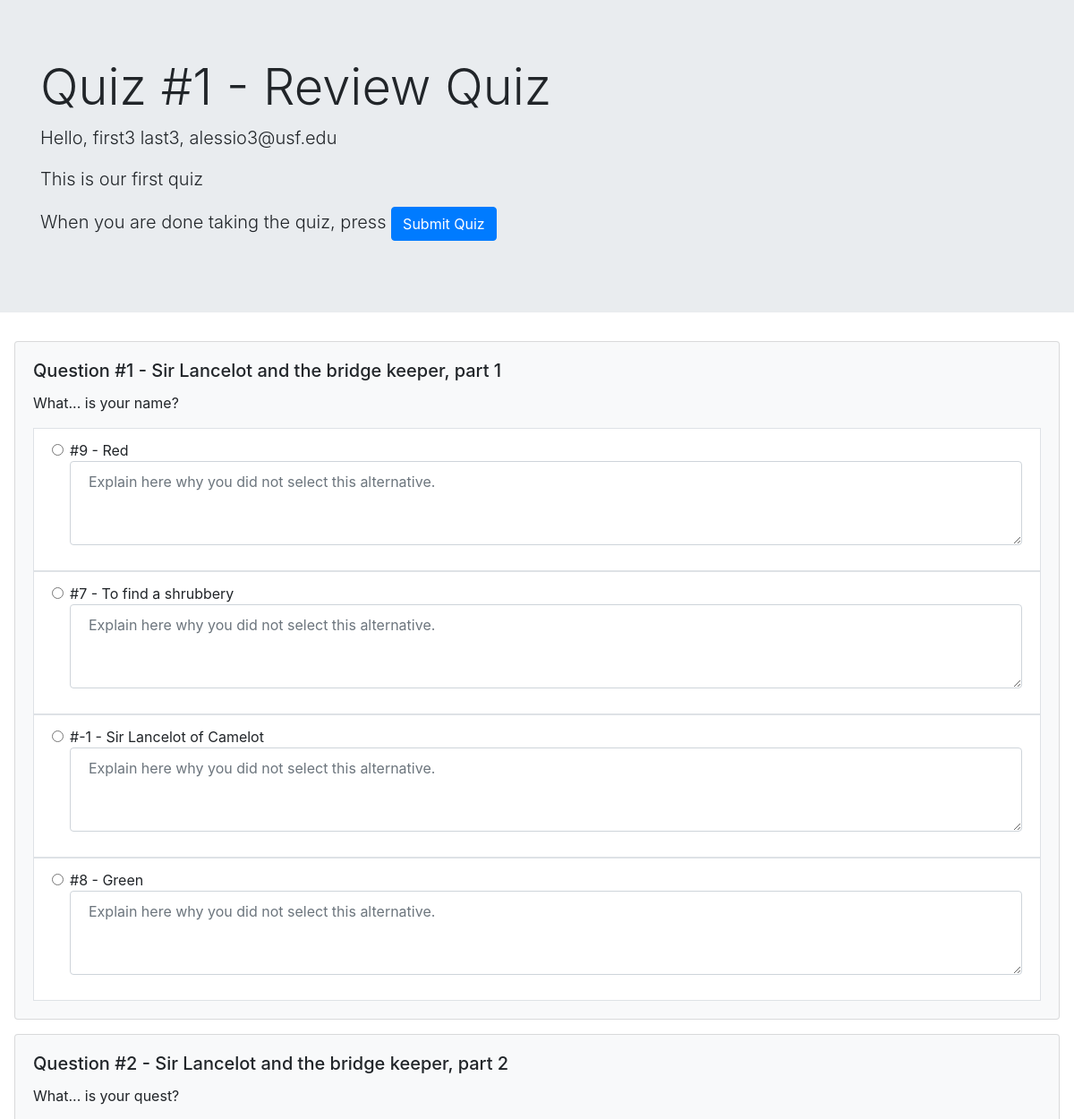
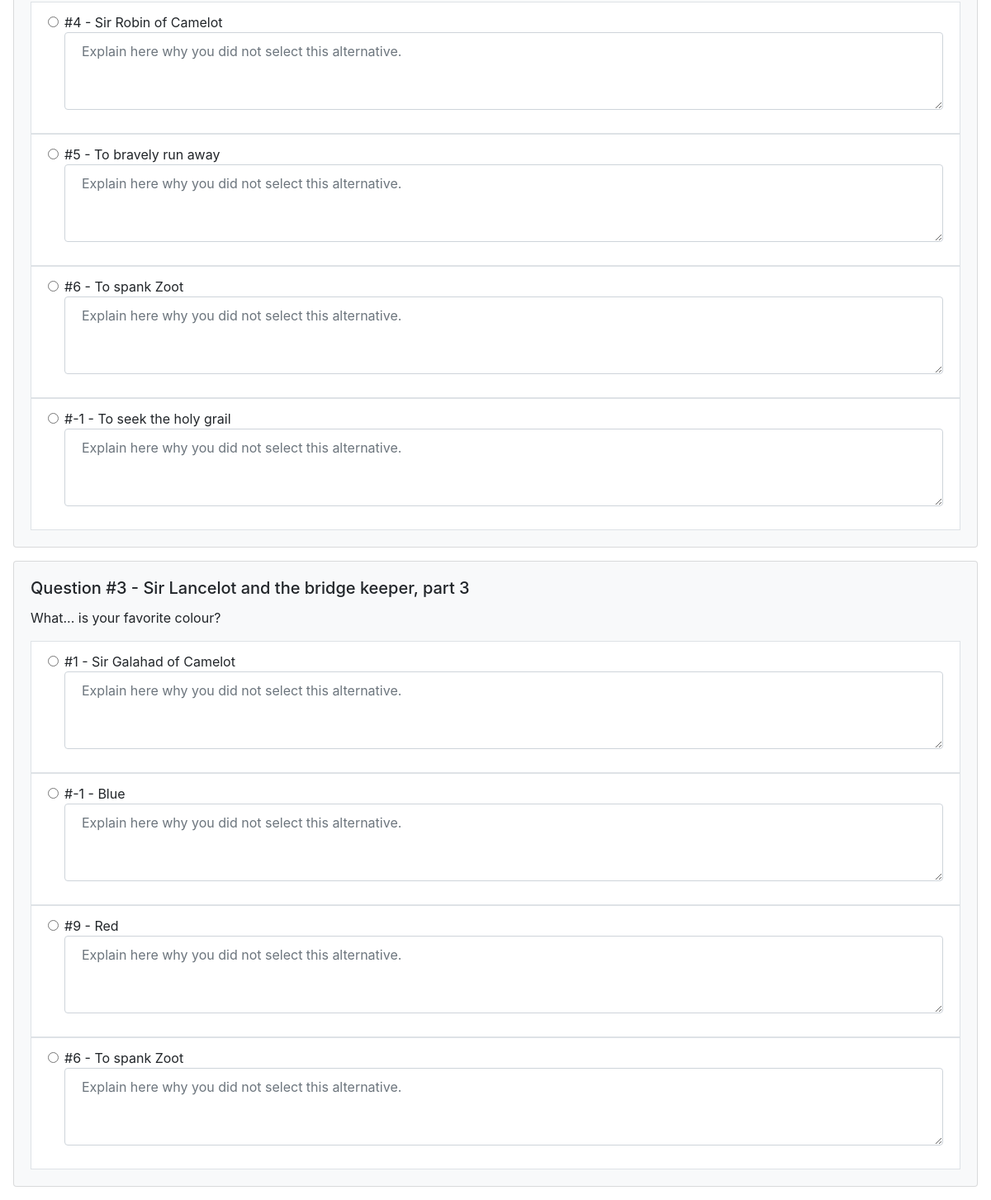
/student/1 (signed in), run on the app's committed database (2 pictures, top to bottom).
### evopie/models.py (models this page shows, shortened)
class Quiz(DB.Model):
    id = DB.Column(DB.Integer, primary_key=True)
    author_id = DB.Column(DB.Integer, DB.ForeignKey('user.id'))
    quiz_questions = DB.relationship('QuizQuestion', secondary=relation_questions_vs_quizzes, lazy='subquery',
       backref=DB.backref('quizzes', lazy=True))
    quiz_attempts = DB.relationship('QuizAttempt', backref='quiz', lazy=True)
    title = DB.Column(DB.String)
    description = DB.Column(DB.String)
    author_tags = DB.Column(DB.String)

class User(UserMixin, DB.Model):
    id = DB.Column(DB.Integer, primary_key=True)
    email = DB.Column(DB.String)
    first_name = DB.Column(DB.String)
    last_name = DB.Column(DB.String)
    password = DB.Column(DB.String)
    role = DB.Column(DB.String)
    quizzes = DB.relationship('Quiz', backref='author', lazy=True)
    quiz_attempts = DB.relationship('QuizAttempt', backref='student', lazy=True)
    def is_student(self):
        return self.role == "STUDENT"

class Question(DB.Model):
    id = DB.Column(DB.Integer, primary_key=True)
    title = DB.Column(DB.String, nullable=False)
    stem = DB.Column(DB.String, nullable=False)
    answer = DB.Column(DB.String, nullable=False)
    distractors = DB.relationship('Distractor', backref='question', lazy=True)
    quiz_questions = DB.relationship('QuizQuestion', backref='question', lazy=True)

class Distractor(DB.Model):
    id = DB.Column(DB.Integer, primary_key=True)
    answer = DB.Column(DB.String, nullable=False)
    question_id = DB.Column(None, DB.ForeignKey('question.id'))

### evopie/routes_mcq.py (the view)
@mcq.route('/student/<int:qid>', methods=['GET'])
@login_required
def get_student(qid):
    if not current_user.is_student():
        response = ('You are not allowed to take this quiz', 403, {"Content-Type": "application/json"})
        return make_response(response)
    q = models.Quiz.query.get_or_404(qid)
    u = models.User.query.get_or_404(current_user.id)
    a = models.QuizAttempt.query.filter_by(student_id=current_user.id).filter_by(quiz_id=qid).all()
    if a:
        step = 2
    else:
        step = 1
    quiz_questions = [question.dump_as_dict() for question in q.quiz_questions]
    return render_template('student.html', step=step, quiz=q, questions=quiz_questions, student=u, attempt=a)

### evopie/__init__.py (called while the page is built)
@login_manager.user_loader
def load_user(user_id):
    return User.query.get(int(user_id))

### evopie/models.py (called while the page is built)
    def dump_as_dict(self):
        result = {  "id" : self.id,
                    "title": self.question.title,
                    "stem": self.question.stem,
                    "answer": self.question.answer,
                    "alternatives": [] }
        tmp1 = [] # list of distractors IDs, -1 for right answer
        tmp2 = [] # list of alternatives, including the right answer
        tmp1.append(-1)
        tmp2.append(self.question.answer)
        for d in self.distractors:
            tmp1.append(d.id)
            tmp2.append(d.answer)
        result['alternatives'] = [list(tup) for tup in zip(tmp1,tmp2)]
        shuffle(result['alternatives'])
        return result

### evopie/templates/student.html (shortened to what this page needs)
{% extends 'base.html' %}
{% block content %}
<div class="jumbotron jumbotron-fluid">
    <div class="container">
        <h1 class="display-4">Quiz #{{quiz.id}} - {{quiz.title}}</h1>
        <p class="lead">
            Hello, {{student.first_name}} {{student.last_name}}, {{student.email}}
        </p>
        <p class="lead">
            {{quiz.description}}
        </p>
        <p class="lead">
            When you are done taking the quiz, press <button class="btn btn-primary" onclick="submitQuiz()">Submit Quiz</button>
        </p>
    </div>
</div>
        {% for q in questions %}
            <div class="card bg-light m-3">
                <div class="card-body" bg-light>
                    <h5 class="card-title">Question #{{q.id}} - {{q.title}}</h5>
                    <p class="card-text">{{q.stem}}</p>
                    <ul class="list-group list-group-flush">
                    {% for id,alt in q.alternatives %}
                        <li class="list-group-item border border-primaryrounded">
                            <div class="form-group">
                                <div id="alternative_{{q.id}}_{{id}}"
                                    class="form-check">
                                    <input type="radio"
                                        name="question_{{q.id}}"
                                        id="alternative_{{q.id}}_{{id}}_check" value="{{id}}"
                                        class="form-check-input"></input>
                                    <label for="alternative_{{q.id}}_{{id}}_check"
                                        class="form-check-label">#{{id}} - {{alt}}</label>
                                    <textarea
                                        id="alternative_{{q.id}}_{{id}}_justify" name="alternative_{{q.id}}_{{id}}_justify"
                                        class="form-control reveal-if-not-selected"
                                        rows="3"
                                        placeholder="Explain here why you did not select this alternative."></textarea>
                                </div>
                            </div>
                        </li>
                    {% endfor %}
                    </ul>
                </div>
            </div>
        {% endfor %}
{% endblock %}

### evopie/templates/base.html (style rules this page uses)
.reveal-if-not-selected { opacity: 1; max-height: 100px; overflow: visible; padding: 10px 20px; }

### data on the page
Quiz: id "1", title "Review Quiz", description "This is our first quiz"
User: first_name "first3", last_name "last3", email "alessio3@usf.edu"
Question: id "1", title "Sir Lancelot and the bridge keeper, part 1", stem "What... is your name?", id "-1", answer "Sir Lancelot of Camelot", id "Explain here why you did not select this alternative."
Distractor: id "9", answer "Red", id "Explain here why you did not select this alternative."
Distractor: id "7", answer "To find a shrubbery", id "Explain here why you did not select this alternative."
Distractor: id "8", answer "Green", id "Explain here why you did not select this alternative."
Question: id "2", title "Sir Lancelot and the bridge keeper, part 2", stem "What... is your quest?", id "-1", answer "To seek the holy grail", id "Explain here why you did not select this alternative."
Distractor: id "4", answer "Sir Robin of Camelot", id "Explain here why you did not select this alternative."
Distractor: id "5", answer "To bravely run away", id "Explain here why you did not select this alternative."
Distractor: id "6", answer "To spank Zoot", id "Explain here why you did not select this alternative."
Question: id "3", title "Sir Lancelot and the bridge keeper, part 3", stem "What... is your favorite colour?", id "-1", answer "Blue", id "Explain here why you did not select this alternative."
Distractor: id "1", answer "Sir Galahad of Camelot", id "Explain here why you did not select this alternative."
